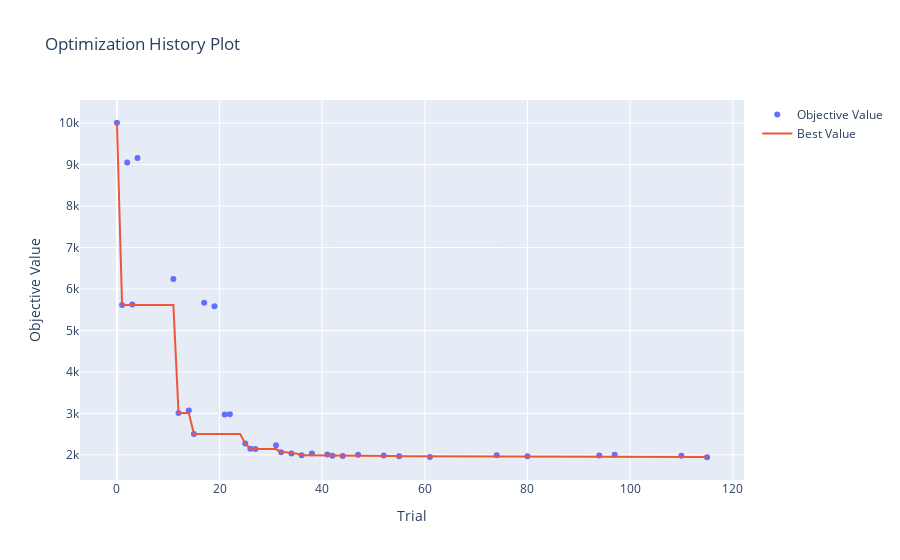

Write notebook code for a chart like this one.
### Code cell
# Gráfico de historial de optimización con Optuna y Prunning
plot_optimization_history(study_opt_pr)
